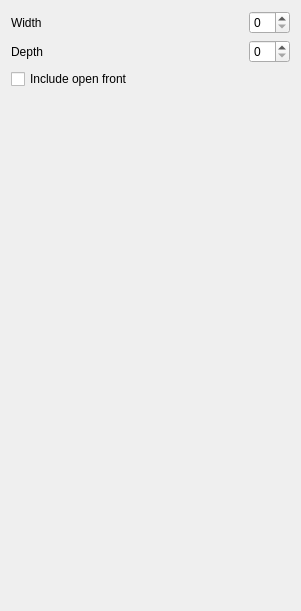
<?xml version="1.0" encoding="UTF-8"?>
<ui version="4.0">
 <class>FreeGridGui::SketchParameters</class>
 <widget class="QWidget" name="FreeGridGui::SketchParameters">
  <property name="geometry">
   <rect>
    <x>0</x>
    <y>0</y>
    <width>301</width>
    <height>611</height>
   </rect>
  </property>
  <property name="windowTitle">
   <string>Sketch size</string>
  </property>
  <layout class="QVBoxLayout" name="verticalLayout">
   <item>
    <layout class="QHBoxLayout" name="horizontalLayout">
     <item>
      <widget class="QLabel" name="widthLabel">
       <property name="toolTip">
        <string extracomment="Number of 50[mm] units in x direction"/>
       </property>
       <property name="text">
        <string>Width</string>
       </property>
      </widget>
     </item>
     <item>
      <spacer name="horizontalSpacer">
       <property name="orientation">
        <enum>Qt::Horizontal</enum>
       </property>
       <property name="sizeHint" stdset="0">
        <size>
         <width>40</width>
         <height>20</height>
        </size>
       </property>
      </spacer>
     </item>
     <item>
      <widget class="QSpinBox" name="sketch_x"/>
     </item>
    </layout>
   </item>
   <item>
    <layout class="QHBoxLayout" name="horizontalLayout_2">
     <item>
      <widget class="QLabel" name="depthLabel">
       <property name="toolTip">
        <string extracomment="Number of 50[mm] units in y direction"/>
       </property>
       <property name="text">
        <string>Depth</string>
       </property>
      </widget>
     </item>
     <item>
      <spacer name="horizontalSpacer_2">
       <property name="orientation">
        <enum>Qt::Horizontal</enum>
       </property>
       <property name="sizeHint" stdset="0">
        <size>
         <width>40</width>
         <height>20</height>
        </size>
       </property>
      </spacer>
     </item>
     <item>
      <widget class="QSpinBox" name="sketch_y"/>
     </item>
    </layout>
   </item>
   <item>
    <layout class="QHBoxLayout" name="horizontalLayout_3">
     <item>
      <widget class="QCheckBox" name="sketch_open_front">
       <property name="toolTip">
        <string/>
       </property>
       <property name="text">
        <string>Include open front</string>
       </property>
      </widget>
     </item>
    </layout>
   </item>
   <item>
    <spacer name="verticalSpacer">
     <property name="orientation">
      <enum>Qt::Vertical</enum>
     </property>
     <property name="sizeHint" stdset="0">
      <size>
       <width>20</width>
       <height>40</height>
      </size>
     </property>
    </spacer>
   </item>
  </layout>
 </widget>
 <resources/>
 <connections/>
</ui>
